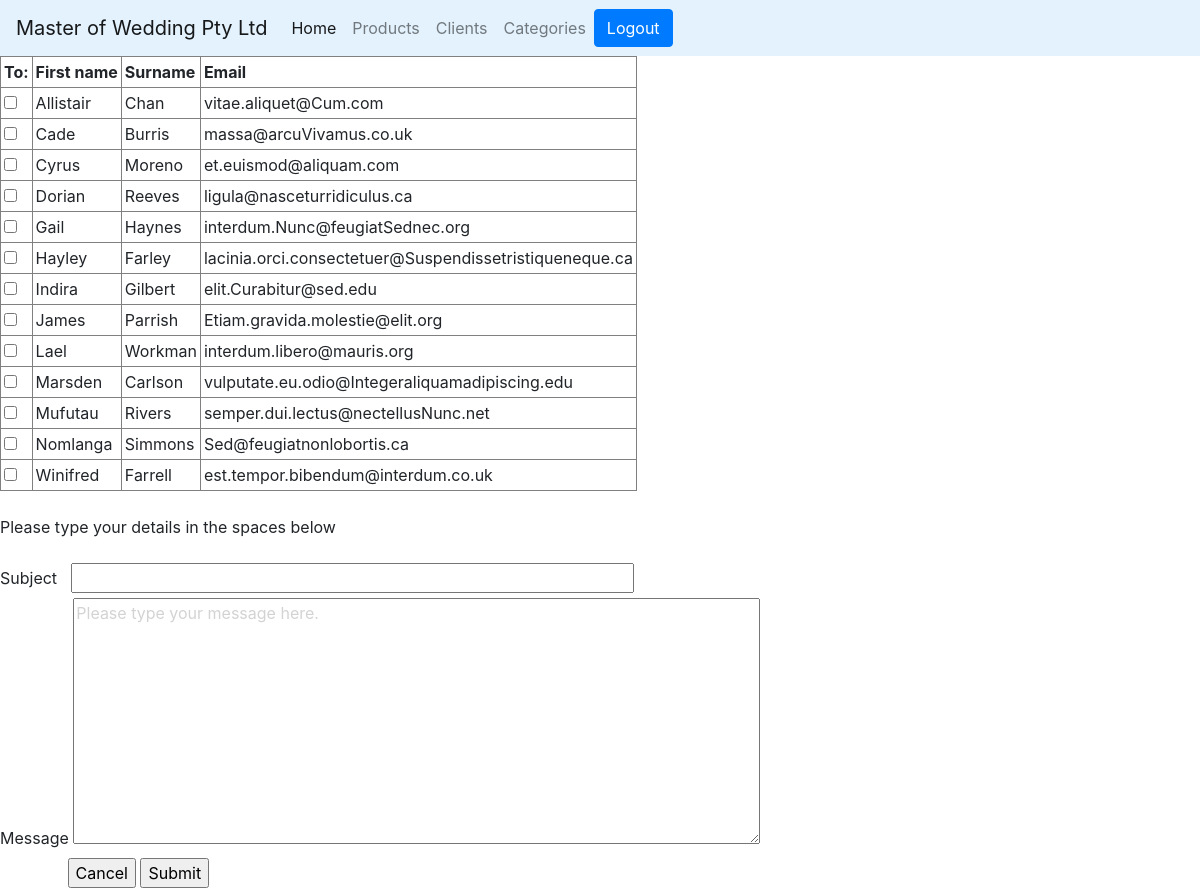
The app's page /client/email.php (signed in) with its own data.
### tables this page shows
create table clients (
    id int(11) not null auto_increment primary key,
    first_name varchar(64) not null,
    surname varchar(64) not null,
    address text,
    phone varchar(10),
    mobile varchar(10),
    email varchar(256),
    subscribed tinyint(1)
);

### client/email.php (the view, shortened to what this page needs)
<?php session_start();
include('..\connection.php'); ?>
<!doctype html>
<html>
<head>
<?php include('..\navbar.php'); ?>
<link rel="stylesheet" href="..\styles.css">
</head>
<body>
<?php
if (!isset($_SESSION['user_id'])) {
    $_SESSION['initial_page'] = $_SERVER['PHP_SELF'];
    header("Location: ..\login.php");
} else {
    $user_stmt = $dbh->prepare("SELECT * FROM `users` WHERE `id` = ?");
    if ($user_stmt->execute([$_SESSION['user_id']]) && $user_stmt->rowCount() == 1) {
        $query = "select first_name, surname, email from clients where subscribed=1 order by first_name, surname";
        $stmt = $dbh->prepare($query);
        $stmt -> execute();
        if (!$stmt->execute()) {
            $err = $stmt->errorInfo();
            echo "Error occurred while selecting clients subscribed to email communication - contact System Administrator. <br>Error is: <b>$err[2]</b>";
        }
        ?>
        <form method="post">
            <table border = "1" cellpadding="3">
                <tr>
                    <th>To: </th>
                    <th>First name</th>
                    <th>Surname</th>
                    <th>Email</th>
                </tr>
            <?php while ($row = $stmt->fetchObject()): ?>
                <tr>
                    <td><input type = "checkbox" name="emails[]" value="<?php echo $row->email; ?>" ></td>
                    <td><?php echo $row->first_name; ?></td>
                    <td><?php echo $row->surname; ?></td>
                    <td><?php echo $row->email; ?></td>
                </tr>
            <?php endwhile;
                $stmt->closeCursor(); ?>
            </table>
            <br> Please type your details in the spaces below <br> <br>
            <label for="subject">Subject</label> &nbsp;
            <input type="text" name="subject" size=50 required> <br>
            <label for="message">Message</label>
            <textarea id="message" name="message" rows="10" cols="65"
                    placeholder="Please type your message here." required></textarea>
            <br> &nbsp; &nbsp;&nbsp;&nbsp; &nbsp;&nbsp;&nbsp; &nbsp;&nbsp;&nbsp;&nbsp;
            <input type="Button" Value="Cancel" onclick="window.location.assign('http://localhost:8080/client/client.php')">
            <input type="Submit" Value="Submit">
        </form>
    <?php
    } else {
        echo "<h1>Your account does not exist!</h1>";
        session_destroy();
    }
}
?>
</body>
</html>

### styles.css (style rules this page uses)
::placeholder { color: lightgray; opacity: 1; }

### records on screen
clients: first_name "Allistair", surname "Chan", email "vitae.aliquet@Cum.com"
clients: first_name "Cade", surname "Burris", email "massa@arcuVivamus.co.uk"
clients: first_name "Cyrus", surname "Moreno", email "et.euismod@aliquam.com"
clients: first_name "Dorian", surname "Reeves", email "ligula@nasceturridiculus.ca"
clients: first_name "Gail", surname "Haynes", email "interdum.Nunc@feugiatSednec.org"
clients: first_name "Hayley", surname "Farley", email "lacinia.orci.consectetuer@Suspendissetristiqueneque.ca"
clients: first_name "Indira", surname "Gilbert", email "elit.Curabitur@sed.edu"
clients: first_name "James", surname "Parrish", email "Etiam.gravida.molestie@elit.org"
clients: first_name "Lael", surname "Workman", email "interdum.libero@mauris.org"
clients: first_name "Marsden", surname "Carlson", email "vulputate.eu.odio@Integeraliquamadipiscing.edu"
clients: first_name "Mufutau", surname "Rivers", email "semper.dui.lectus@nectellusNunc.net"
clients: first_name "Nomlanga", surname "Simmons", email "Sed@feugiatnonlobortis.ca"
clients: first_name "Winifred", surname "Farrell", email "est.tempor.bibendum@interdum.co.uk"
